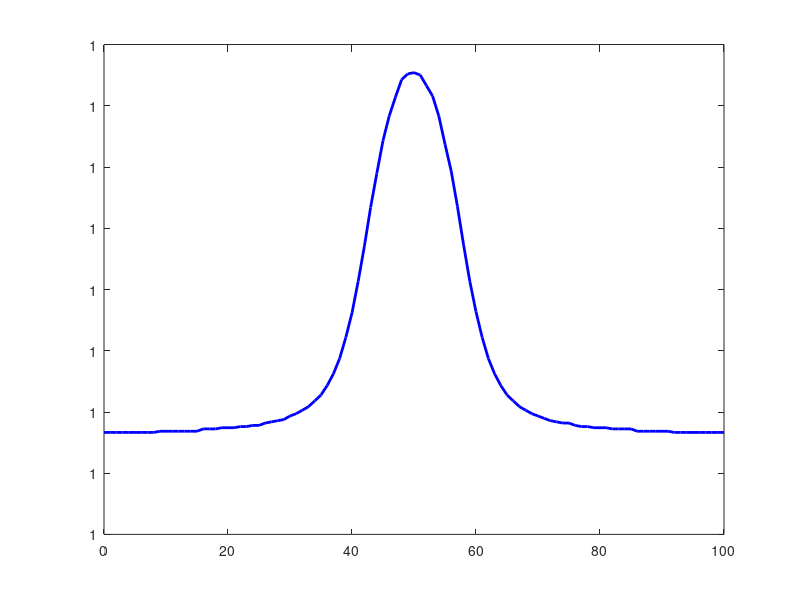
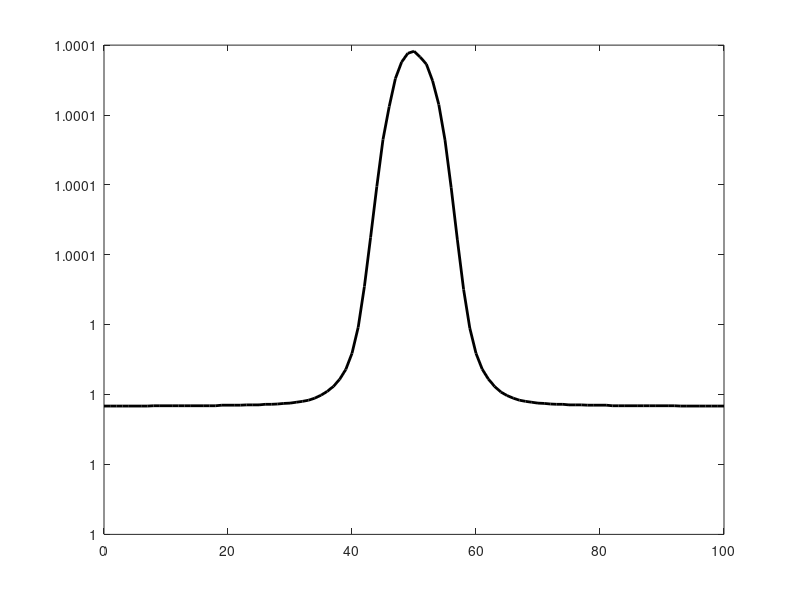
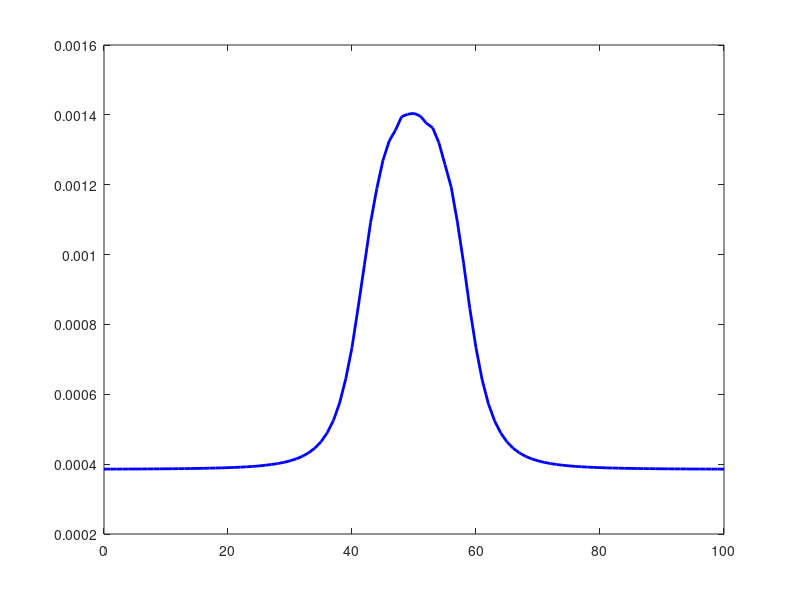
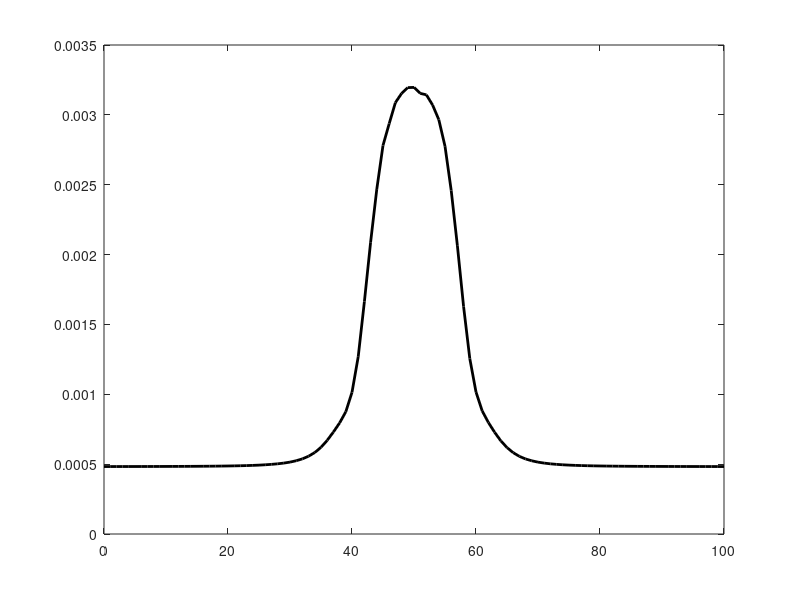

The MATLAB source for these figures, in order:
# simple Matlab code for simple visualization of
# normalized components by H0

clear all;
hy=load('hy.dat');
hz=load('hz.dat');

s=3.66 #spacing between coil
H0 = (-4*pi*(s^3));
hy(:,2)=hy(:,2).*H0;
hy(:,3)=hy(:,3).*H0;
hz(:,2)=hz(:,2).*H0;
hz(:,3)=hz(:,3).*H0;

figure(1),plot(hy(:,1),hy(:,2),'b','linewidth', 2);
figure(2),plot(hz(:,1),hz(:,2),'k','linewidth', 2);
figure(3),plot(hy(:,1),hy(:,3),'b','linewidth', 2);
figure(4),plot(hz(:,1),hz(:,3),'k','linewidth', 2);


